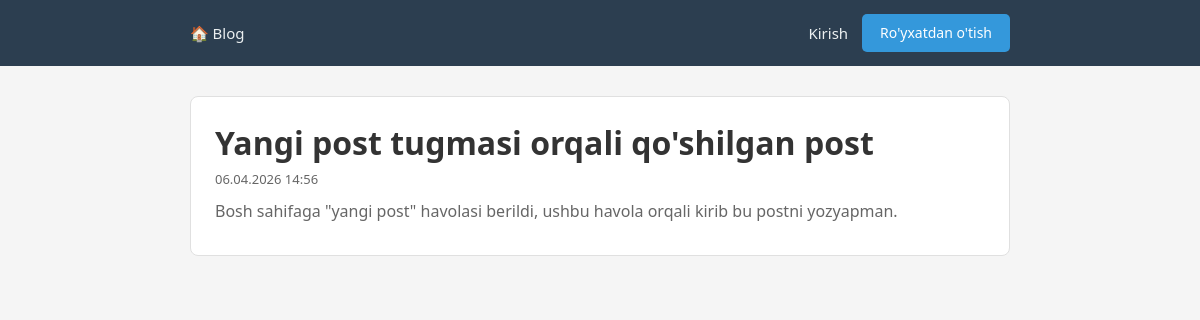
Screenshot of /posts/8/ with the database file from the repository.
### posts/models.py (models this page shows, shortened)
class Post(models.Model):
    title      = models.CharField(max_length=200)
    slug       = models.SlugField(max_length=200, unique=True, blank=True)
    content    = models.TextField()
    image      = models.ImageField(upload_to='post_images/', blank=True, null=True)
    created_at = models.DateTimeField(auto_now_add=True)
    updated_at = models.DateTimeField(auto_now=True)
    published  = models.BooleanField(default=False)
    class Meta:
        ordering = ['-created_at']

### posts/views.py (the view)
class PostDetailView(DetailView):
    model         = Post
    template_name = 'posts/detail.html'
    context_object_name = 'post'

### templates/posts/detail.html (shortened to what this page needs)
{% extends 'base.html' %}
{% block content %}
<div class="post-card">
    <h1>{{ post.title }}</h1>
    <p class="post-meta">{{ post.created_at|date:"d.m.Y H:i" }}</p>
    <p>{{ post.content }}</p>
</div>
{% endblock %}

### static/css/style.css (style rules this page uses)
* { margin: 0; padding: 0; box-sizing: border-box; }
body { font-family: 'Segoe UI', sans-serif; background: #f5f5f5; color: #333; line-height: 1.6; }
.post-card { background: white; border-radius: 8px; padding: 20px 24px; margin-bottom: 16px; border: 1px solid #e0e0e0; }
.post-card p { color: #666; margin-bottom: 10px; }
.post-meta { font-size: 13px; color: #999; }

### rows the page displays
Post: title "Yangi post tugmasi orqali qo'shilgan post", created_at "06.04.2026 14:56", content "Bosh sahifaga \"yangi post\" havolasi berildi, ushbu havola orqali kirib bu postni yozyapman."
